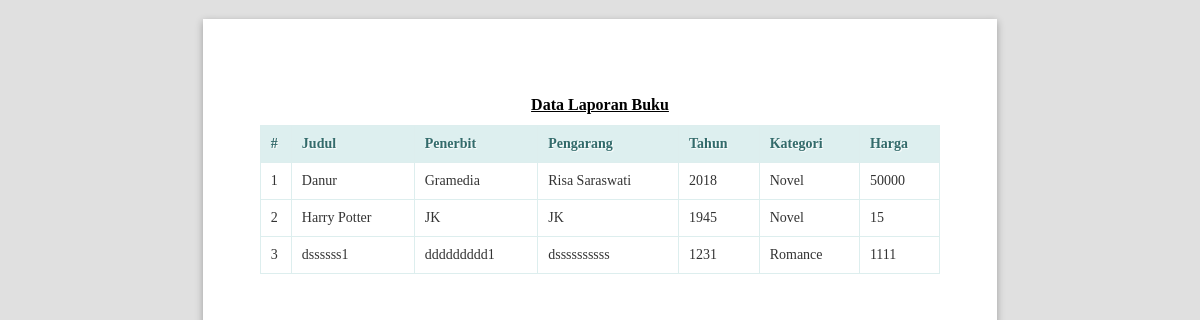
/public/buku/lihatlaporan (signed in), run on the app's committed database.
### tables this page shows
CREATE TABLE `buku` (
  `id` int(11) NOT NULL,
  `judul` varchar(100) NOT NULL,
  `penerbit` varchar(50) NOT NULL,
  `pengarang` varchar(50) NOT NULL,
  `tahun` varchar(4) NOT NULL,
  `kategori_id` int(11) NOT NULL,
  `harga` int(11) NOT NULL
);

CREATE TABLE `kategori` (
  `id` int(11) NOT NULL,
  `nama_kategori` varchar(50) NOT NULL
);

### app/core/Controller.php (called while the page is built, shortened)
<?php
class Controller {
    public function view($view, $data = [])
    {
        require_once '../app/views/' . $view . '.php';
    }
    public function model($model)
    {
        return new $model;
    }
}

### app/controllers/Buku.php (called while the page is built, shortened)
<?php
class Buku extends Controller
{
    public function lihatlaporan()
    {
        $data['title'] = 'Data Laporan Buku';
        $data['buku'] = $this->model('BukuModel')->getAllBuku();
        $this->view('buku/lihatlaporan', $data);
    }
}

### app/core/App.php (called while the page is built, shortened)
<?php
class App
{
    protected $method = 'index';
    public function __construct()
    {
        $url = $this->parseURL();
        if (is_array($url) && isset($url[0])) {
            if (file_exists('../app/controllers/' . $url[0] . '.php')) {
                unset($url[0]);
            }
        }
        $this->controller = new $this->controller;
        if (is_array($url) && isset($url[1])) {
            if (method_exists($this->controller, $url[1])) {
                $this->method = $url[1];
                unset($url[1]);
            }
        }
        $this->params = $url ? array_values($url) : [];
        call_user_func_array([$this->controller, $this->method], $this->params);
    }
    public function parseURL()
    {
        if (isset($_GET['url'])) {
            $url = rtrim($_GET['url'], '/');
            $url = filter_var($url, FILTER_SANITIZE_URL);
            $url = explode('/', $url);
            return $url;
        }
        return [];
    }
}

### public/index.php (called while the page is built, shortened)
<?php
$app = new App;

### app/core/Database.php (called while the page is built, shortened)
<?php
class Database{
    private $host =DB_HOST;
    private $user =DB_USER;
    private $pass =DB_PASS;
    private $dbnm =DB_NAME;
    private $dbh;
    private $stmt;
    public function __construct()
    {
        $dsn = 'mysql:host='. $this->host .';dbname='. $this->dbnm;
        $option = [
            PDO::ATTR_PERSISTENT => true,
            PDO::ATTR_ERRMODE => PDO::ERRMODE_EXCEPTION
        ];
        try{
            $this->dbh = new PDO($dsn,$this->user,$this->pass, $option);
        }catch(PDOException $e){
            die($e->getMessage());
        }
    }
    public function query($query) {
        $this->stmt = $this->dbh->prepare($query);
        }
        public function execute() {
            $this->stmt->execute();
            }
        public function resultSet() {
            $this->execute();
            return $this->stmt->fetchAll(PDO::FETCH_ASSOC);
            }
}

### app/models/BukuModel.php (called while the page is built, shortened)
<?php
class BukuModel {
    private $table = 'buku';
    private $db;
    public function __construct()
    {
        $this->db = new Database;
    }
    public function getAllBuku()
    {
        $this->db->query("SELECT buku.*, kategori.nama_kategori FROM " . $this->table . " JOIN kategori ON kategori.id = buku.kategori_id");
        return $this->db->resultSet();
    }
}

### app/views/buku/lihatlaporan.php (the view, shortened to what this page needs)
<!DOCTYPE html>
<html lang="en">
<head>
    <link rel="stylesheet" href="<?= base_url ?>/dist/js/normalize.min.css">
    <link rel="stylesheet" href="<?= base_url ?>/dist/css/paper.css">
</head>
<body class="A4 portrait">
    <section class="sheet padding-15mm">
        <h1 class="center" style="text-decoration: underline; margin-top: 20px;">
            <?= $data['title'] ?>
        </h1>
        <table class="table">
            <thead>
                <tr>
                    <th style="width: 10px">#</th>
                    <th>Judul</th>
                    <th>Penerbit</th>
                    <th>Pengarang</th>
                    <th>Tahun</th>
                    <th>Kategori</th>
                    <th>Harga</th>
                </tr>
            </thead>
            <tbody>
                <?php
                $no = 1;
                foreach ($data['buku'] as $row) : ?>
                    <tr>
                        <td><?= $no; ?></td>
                        <td><?= $row['judul']; ?></td>
                        <td><?= $row['penerbit']; ?></td>
                        <td><?= $row['pengarang']; ?></td>
                        <td><?= $row['tahun']; ?></td>
                        <td>
                            <div class="badge badge-warning">
                                <?= $row['nama_kategori']; ?>
                            </div>
                        </td>
                        <td><?= $row['harga']; ?></td>
                    </tr>
                    <?php $no++; ?>
                <?php endforeach; ?>
            </tbody>
        </table>
    </section>
</body>
</html>

### app/views/buku/lihatlaporan.php (style rules this page uses)
.center { margin-right: auto; margin-left: auto; text-align: center; }
h1 { font-size: 16px; }
* { font-family: Calibri; font-size: 14px; -webkit-print-color-adjust: exact; }
.table { border: solid 1px #DDEEEE; border-collapse: collapse; border-spacing: 0; font: normal 13px Arial, sans-serif; width: 100%; }
.table thead th { background-color: #DDEFEF; border: solid 1px #DDEEEE; color: #336B6B; padding: 10px; text-align: left; text-shadow: 1px 1px 1px #fff; }
.table tbody td { border: solid 1px #DDEEEE; color: #333; padding: 10px; text-shadow: 1px 1px 1px #fff; }

### data on the page
buku: judul "Danur", penerbit "Gramedia", pengarang "Risa Saraswati", tahun "2018", kategori.nama_kategori "Novel", harga "50000"
buku: judul "Harry Potter", penerbit "JK", pengarang "JK", tahun "1945", kategori.nama_kategori "Novel", harga "15"
buku: judul "dssssss1", penerbit "ddddddddd1", pengarang "dssssssssss", tahun "1231", kategori.nama_kategori "Romance", harga "1111"

### other printed values
$data['title'] "Data Laporan Buku"
